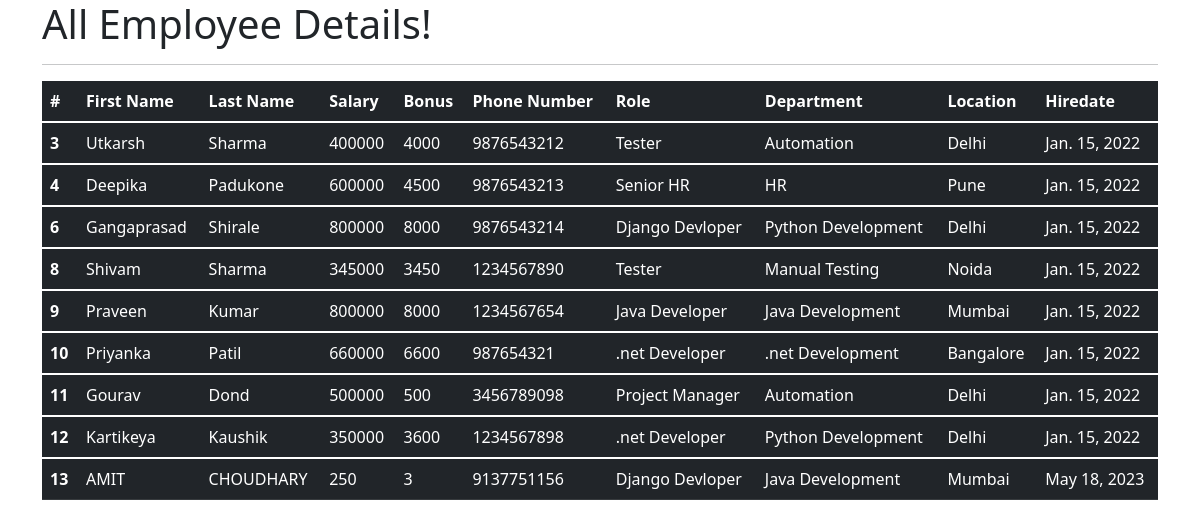
The app's page /all_emp with its own data.
### emp_app/models.py (models this page shows, shortened)
class Employee(models.Model):
    first_name = models.CharField(max_length=100, null=False)
    last_name = models.CharField(max_length=100)
    dept = models.ForeignKey(Department, on_delete=models.CASCADE)
    salary = models.IntegerField(default=0)
    bonus = models.IntegerField(default=0)
    role = models.ForeignKey(Role, on_delete=models.CASCADE)
    phone = models.IntegerField(default=0)
    hire_date = models.DateField()
    def __str__(self):
        return "%s %s %s" %(self.first_name, self.last_name, self.phone)

class Role(models.Model):
    name = models.CharField(max_length=100, null=False)

class Department(models.Model):
    name = models.CharField(max_length=100,null=False)
    location = models.CharField(max_length=100)

### emp_app/views.py (the view)
# urls.py: path('all_emp', views.all_emp, name='all_emp'),
def all_emp(request):
    emps = Employee.objects.all()
    context = {
        'emps': emps
    }
    print(context)
    return render(request, 'view_all_emp.html', context)

### emp_app/templates/view_all_emp.html (shortened to what this page needs)
<!DOCTYPE html>
<html lang="en">
<head>
  <link href="https://cdn.jsdelivr.net/npm/bootstrap@5.1.3/dist/css/bootstrap.min.css" rel="stylesheet">
</head>
  <body>
  <div class="container">
          <h1>All Employee Details!</h1>
      <hr>
     <table class="table table-dark">
  <thead>
    <tr>
      <th scope="col">#</th>
      <th scope="col">First Name</th>
      <th scope="col">Last Name</th>
      <th scope="col">Salary</th>
      <th scope="col">Bonus</th>
      <th scope="col">Phone Number</th>
      <th scope="col">Role</th>
      <th scope="col">Department</th>
      <th scope="col">Location</th>
      <th scope="col">Hiredate</th>
    </tr>
  </thead>
         {% for emp in emps %}
  <tbody>
    <tr>
      <th scope="row">{{emp.id}}</th>
      <td>{{emp.first_name}}</td>
      <td>{{emp.last_name}}</td>
      <td>{{emp.salary}}</td>
      <td>{{emp.bonus}}</td>
      <td>{{emp.phone}}</td>
      <td>{{emp.role.name}}</td>
      <td>{{emp.dept.name}}</td>
      <td>{{emp.dept.location}}</td>
      <td>{{emp.hire_date}}</td>
    </tr>
  </tbody>
         {% endfor %}
</table>
  </div>
  </body>
</html>

### records on screen
Employee: id "3", first_name "Utkarsh", last_name "Sharma", salary "400000", bonus "4000", phone "9876543212", role.name "Tester", dept.name "Automation", dept.location "Delhi", hire_date "Jan. 15, 2022"
Employee: id "4", first_name "Deepika", last_name "Padukone", salary "600000", bonus "4500", phone "9876543213", role.name "Senior HR", dept.name "HR", dept.location "Pune", hire_date "Jan. 15, 2022"
Employee: id "6", first_name "Gangaprasad", last_name "Shirale", salary "800000", bonus "8000", phone "9876543214", role.name "Django Devloper", dept.name "Python Development", dept.location "Delhi", hire_date "Jan. 15, 2022"
Employee: id "8", first_name "Shivam", last_name "Sharma", salary "345000", bonus "3450", phone "1234567890", role.name "Tester", dept.name "Manual Testing", dept.location "Noida", hire_date "Jan. 15, 2022"
Employee: id "9", first_name "Praveen", last_name "Kumar", salary "800000", bonus "8000", phone "1234567654", role.name "Java Developer", dept.name "Java Development", dept.location "Mumbai", hire_date "Jan. 15, 2022"
Employee: id "10", first_name "Priyanka", last_name "Patil", salary "660000", bonus "6600", phone "987654321", role.name ".net Developer", dept.name ".net Development", dept.location "Bangalore", hire_date "Jan. 15, 2022"
Employee: id "11", first_name "Gourav", last_name "Dond", salary "500000", bonus "500", phone "3456789098", role.name "Project Manager", dept.name "Automation", dept.location "Delhi", hire_date "Jan. 15, 2022"
Employee: id "12", first_name "Kartikeya", last_name "Kaushik", salary "350000", bonus "3600", phone "1234567898", role.name ".net Developer", dept.name "Python Development", dept.location "Delhi", hire_date "Jan. 15, 2022"
Employee: id "13", first_name "AMIT", last_name "CHOUDHARY", salary "250", bonus "3", phone "9137751156", role.name "Django Devloper", dept.name "Java Development", dept.location "Mumbai", hire_date "May 18, 2023"
